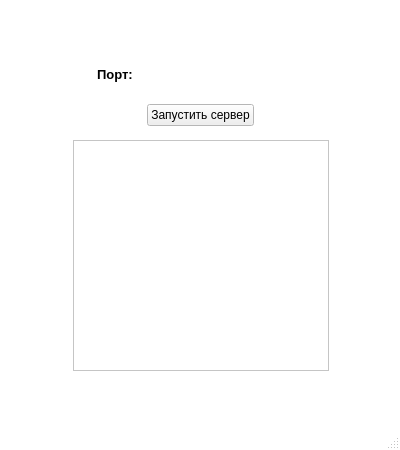
<?xml version="1.0" encoding="UTF-8"?>
<ui version="4.0">
 <class>MainWindow</class>
 <widget class="QMainWindow" name="MainWindow">
  <property name="geometry">
   <rect>
    <x>0</x>
    <y>0</y>
    <width>400</width>
    <height>450</height>
   </rect>
  </property>
  <property name="sizePolicy">
   <sizepolicy hsizetype="Preferred" vsizetype="Preferred">
    <horstretch>0</horstretch>
    <verstretch>0</verstretch>
   </sizepolicy>
  </property>
  <property name="minimumSize">
   <size>
    <width>400</width>
    <height>450</height>
   </size>
  </property>
  <property name="maximumSize">
   <size>
    <width>400</width>
    <height>450</height>
   </size>
  </property>
  <property name="palette">
   <palette>
    <active>
     <colorrole role="Base">
      <brush brushstyle="SolidPattern">
       <color alpha="255">
        <red>255</red>
        <green>255</green>
        <blue>255</blue>
       </color>
      </brush>
     </colorrole>
     <colorrole role="Window">
      <brush brushstyle="SolidPattern">
       <color alpha="255">
        <red>255</red>
        <green>255</green>
        <blue>255</blue>
       </color>
      </brush>
     </colorrole>
    </active>
    <inactive>
     <colorrole role="Base">
      <brush brushstyle="SolidPattern">
       <color alpha="255">
        <red>255</red>
        <green>255</green>
        <blue>255</blue>
       </color>
      </brush>
     </colorrole>
     <colorrole role="Window">
      <brush brushstyle="SolidPattern">
       <color alpha="255">
        <red>255</red>
        <green>255</green>
        <blue>255</blue>
       </color>
      </brush>
     </colorrole>
    </inactive>
    <disabled>
     <colorrole role="Base">
      <brush brushstyle="SolidPattern">
       <color alpha="255">
        <red>255</red>
        <green>255</green>
        <blue>255</blue>
       </color>
      </brush>
     </colorrole>
     <colorrole role="Window">
      <brush brushstyle="SolidPattern">
       <color alpha="255">
        <red>255</red>
        <green>255</green>
        <blue>255</blue>
       </color>
      </brush>
     </colorrole>
    </disabled>
   </palette>
  </property>
  <property name="windowTitle">
   <string>MainWindow</string>
  </property>
  <widget class="QWidget" name="centralwidget">
   <widget class="QWidget" name="horizontalLayoutWidget_2">
    <property name="geometry">
     <rect>
      <x>0</x>
      <y>140</y>
      <width>401</width>
      <height>231</height>
     </rect>
    </property>
    <layout class="QHBoxLayout" name="horizontalLayout_2">
     <property name="spacing">
      <number>0</number>
     </property>
     <property name="sizeConstraint">
      <enum>QLayout::SetMaximumSize</enum>
     </property>
     <item>
      <spacer name="horizontalSpacer">
       <property name="orientation">
        <enum>Qt::Horizontal</enum>
       </property>
       <property name="sizeHint" stdset="0">
        <size>
         <width>30</width>
         <height>20</height>
        </size>
       </property>
      </spacer>
     </item>
     <item>
      <widget class="QTextEdit" name="notificationBox">
       <property name="enabled">
        <bool>false</bool>
       </property>
       <property name="font">
        <font>
         <pointsize>10</pointsize>
         <weight>50</weight>
         <bold>false</bold>
        </font>
       </property>
      </widget>
     </item>
     <item>
      <spacer name="horizontalSpacer_2">
       <property name="orientation">
        <enum>Qt::Horizontal</enum>
       </property>
       <property name="sizeHint" stdset="0">
        <size>
         <width>30</width>
         <height>20</height>
        </size>
       </property>
      </spacer>
     </item>
    </layout>
   </widget>
   <widget class="QWidget" name="layoutWidget">
    <property name="geometry">
     <rect>
      <x>0</x>
      <y>50</y>
      <width>401</width>
      <height>91</height>
     </rect>
    </property>
    <layout class="QVBoxLayout" name="verticalLayout_2">
     <item>
      <layout class="QHBoxLayout" name="horizontalLayout">
       <property name="spacing">
        <number>0</number>
       </property>
       <property name="leftMargin">
        <number>10</number>
       </property>
       <property name="rightMargin">
        <number>10</number>
       </property>
       <item>
        <widget class="QLabel" name="portNumberLabel">
         <property name="maximumSize">
          <size>
           <width>60</width>
           <height>20</height>
          </size>
         </property>
         <property name="font">
          <font>
           <pointsize>10</pointsize>
           <weight>75</weight>
           <bold>true</bold>
          </font>
         </property>
         <property name="text">
          <string>Порт:</string>
         </property>
        </widget>
       </item>
       <item>
        <widget class="QLabel" name="portNumber">
         <property name="enabled">
          <bool>false</bool>
         </property>
         <property name="maximumSize">
          <size>
           <width>60</width>
           <height>20</height>
          </size>
         </property>
         <property name="font">
          <font>
           <pointsize>10</pointsize>
           <weight>75</weight>
           <bold>true</bold>
          </font>
         </property>
         <property name="text">
          <string/>
         </property>
        </widget>
       </item>
      </layout>
     </item>
     <item>
      <layout class="QHBoxLayout" name="horizontalLayout_3">
       <property name="spacing">
        <number>0</number>
       </property>
       <item>
        <spacer name="horizontalSpacer_3">
         <property name="orientation">
          <enum>Qt::Horizontal</enum>
         </property>
         <property name="sizeType">
          <enum>QSizePolicy::Minimum</enum>
         </property>
         <property name="sizeHint" stdset="0">
          <size>
           <width>20</width>
           <height>20</height>
          </size>
         </property>
        </spacer>
       </item>
       <item>
        <widget class="QPushButton" name="serverStartButton">
         <property name="enabled">
          <bool>true</bool>
         </property>
         <property name="sizePolicy">
          <sizepolicy hsizetype="Fixed" vsizetype="Fixed">
           <horstretch>0</horstretch>
           <verstretch>0</verstretch>
          </sizepolicy>
         </property>
         <property name="minimumSize">
          <size>
           <width>60</width>
           <height>20</height>
          </size>
         </property>
         <property name="text">
          <string>Запустить сервер</string>
         </property>
         <property name="checkable">
          <bool>true</bool>
         </property>
        </widget>
       </item>
       <item>
        <spacer name="horizontalSpacer_4">
         <property name="orientation">
          <enum>Qt::Horizontal</enum>
         </property>
         <property name="sizeType">
          <enum>QSizePolicy::Minimum</enum>
         </property>
         <property name="sizeHint" stdset="0">
          <size>
           <width>20</width>
           <height>20</height>
          </size>
         </property>
        </spacer>
       </item>
      </layout>
     </item>
    </layout>
   </widget>
  </widget>
  <widget class="QMenuBar" name="menubar">
   <property name="geometry">
    <rect>
     <x>0</x>
     <y>0</y>
     <width>400</width>
     <height>21</height>
    </rect>
   </property>
  </widget>
  <widget class="QStatusBar" name="statusbar"/>
 </widget>
 <resources/>
 <connections/>
</ui>
